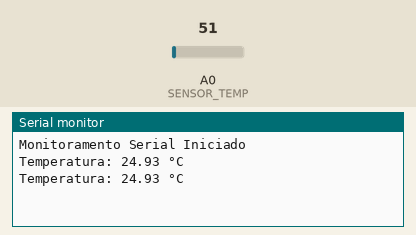
Recording of a sketch running on a simulated Arduino Uno, built with avr-gcc and run on an emulated ATmega328P. Parts: the last lines printed to the serial monitor. The test bench sets the inputs (shaded band); at power-on: A0 (SENSOR_TEMP) = 51.

Above: at 1.8 s.
1.9 s: A0 (SENSOR_TEMP) set to 61
At 2.8 s:
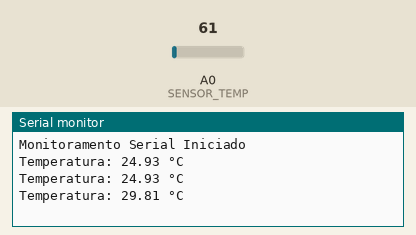
3.4 s: A0 (SENSOR_TEMP) set to 71
At 4.8 s:
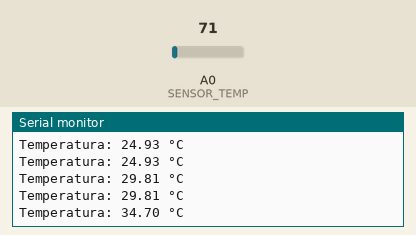
Timing chart, 0 to 6.4 s (numbered marks = the images above; inputs shaded):
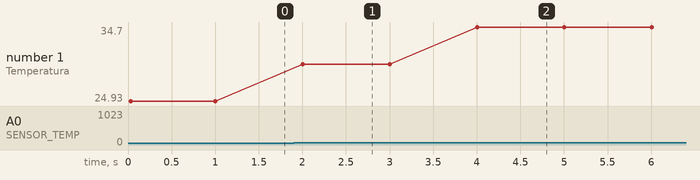

The sketch:

funky_maimu1.ino
```cpp
// Definição do pino do sensor
#define SENSOR_TEMP A0

void setup() {
  Serial.begin(9600); // Inicia a comunicação serial com baudrate de 9600
  Serial.println("Monitoramento Serial Iniciado");
}

void loop() {
  int leituraAnalogica = analogRead(SENSOR_TEMP);
  float temperatura = (leituraAnalogica * 5.0 / 1023.0) * 100.0;

  Serial.print("Temperatura: ");
  Serial.print(temperatura);
  Serial.println(" °C");

  delay(1000); // Aguarda 1 segundo antes de próxima leitura
}
```

Measured:
- after the input at 1.9 s, the serial monitor: prints a new line after 0.10 s (image 1)
- after the input at 3.4 s, the serial monitor: prints a new line after 0.60 s (image 2)
- plotted number 1: 24.93 → 29.81 after the input at 1.9 s, 29.81 → 34.7 after the input at 3.4 s
